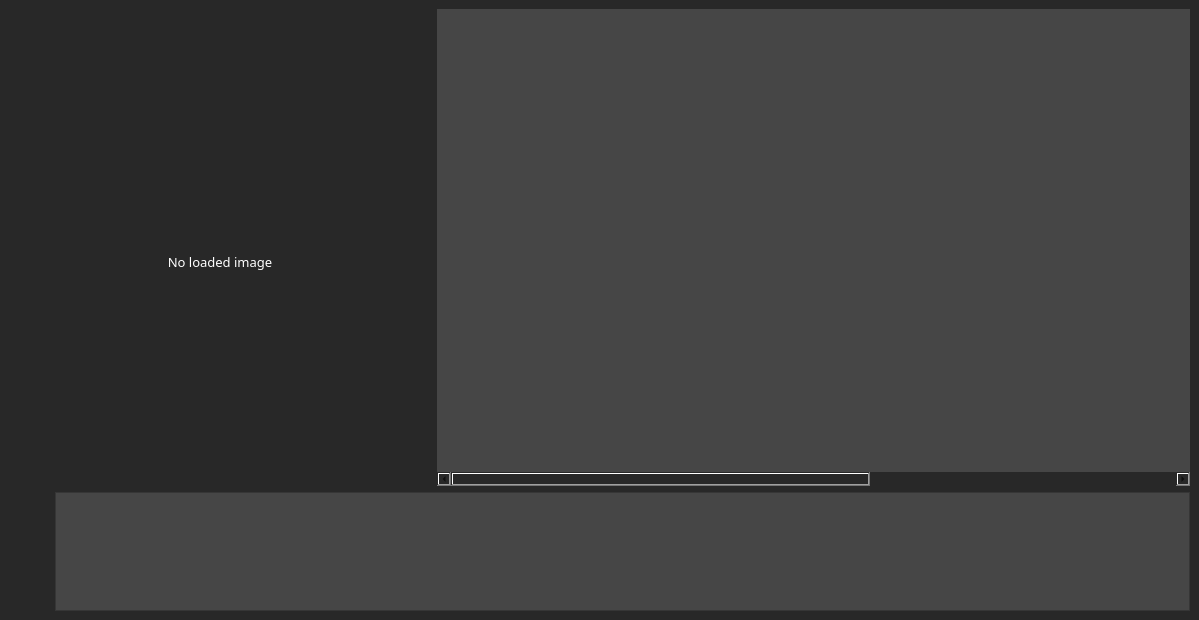
<?xml version="1.0" encoding="UTF-8"?>
<ui version="4.0">
 <class>GuiExifViewer</class>
 <widget class="QMainWindow" name="GuiExifViewer">
  <property name="geometry">
   <rect>
    <x>0</x>
    <y>0</y>
    <width>1199</width>
    <height>620</height>
   </rect>
  </property>
  <property name="windowTitle">
   <string>MainWindow</string>
  </property>
  <property name="styleSheet">
   <string notr="true">background-color: rgb(40, 40, 40);</string>
  </property>
  <widget class="QWidget" name="centralwidget">
   <property name="enabled">
    <bool>true</bool>
   </property>
   <layout class="QGridLayout" name="gridLayout">
    <item row="0" column="0">
     <layout class="QGridLayout" name="externalGrid_layout" rowstretch="0,4,1" columnstretch="0,0,0,0,0,0,0,0,1,2">
      <item row="2" column="7">
       <layout class="QVBoxLayout" name="verticalLayout_2">
        <property name="spacing">
         <number>0</number>
        </property>
        <item alignment="Qt::AlignHCenter">
         <widget class="QPushButton" name="button_addImages">
          <property name="sizePolicy">
           <sizepolicy hsizetype="Fixed" vsizetype="Fixed">
            <horstretch>0</horstretch>
            <verstretch>0</verstretch>
           </sizepolicy>
          </property>
          <property name="font">
           <font>
            <family>Dubai Light</family>
            <pointsize>10</pointsize>
           </font>
          </property>
          <property name="contextMenuPolicy">
           <enum>Qt::ActionsContextMenu</enum>
          </property>
          <property name="styleSheet">
           <string notr="true"/>
          </property>
          <property name="text">
           <string/>
          </property>
          <property name="icon">
           <iconset>
            <normaloff>icons/upload.png</normaloff>icons/upload.png</iconset>
          </property>
          <property name="iconSize">
           <size>
            <width>30</width>
            <height>30</height>
           </size>
          </property>
          <property name="flat">
           <bool>true</bool>
          </property>
         </widget>
        </item>
        <item alignment="Qt::AlignHCenter">
         <widget class="QPushButton" name="button_deleteSelectedImages">
          <property name="sizePolicy">
           <sizepolicy hsizetype="Fixed" vsizetype="Fixed">
            <horstretch>0</horstretch>
            <verstretch>0</verstretch>
           </sizepolicy>
          </property>
          <property name="font">
           <font>
            <family>Dubai Light</family>
            <pointsize>10</pointsize>
           </font>
          </property>
          <property name="styleSheet">
           <string notr="true"/>
          </property>
          <property name="text">
           <string/>
          </property>
          <property name="icon">
           <iconset>
            <normaloff>icons/delete.png</normaloff>icons/delete.png</iconset>
          </property>
          <property name="iconSize">
           <size>
            <width>30</width>
            <height>30</height>
           </size>
          </property>
          <property name="flat">
           <bool>true</bool>
          </property>
         </widget>
        </item>
        <item>
         <widget class="QPushButton" name="button_deleteAllImages">
          <property name="sizePolicy">
           <sizepolicy hsizetype="Expanding" vsizetype="Fixed">
            <horstretch>0</horstretch>
            <verstretch>0</verstretch>
           </sizepolicy>
          </property>
          <property name="text">
           <string/>
          </property>
          <property name="icon">
           <iconset>
            <normaloff>icons/deleteall2.png</normaloff>icons/deleteall2.png</iconset>
          </property>
          <property name="iconSize">
           <size>
            <width>40</width>
            <height>35</height>
           </size>
          </property>
          <property name="flat">
           <bool>true</bool>
          </property>
         </widget>
        </item>
       </layout>
      </item>
      <item row="1" column="9">
       <layout class="QHBoxLayout" name="DataExifTab_Layout">
        <item>
         <widget class="QTableWidget" name="ExifDataTab">
          <property name="enabled">
           <bool>true</bool>
          </property>
          <property name="minimumSize">
           <size>
            <width>400</width>
            <height>0</height>
           </size>
          </property>
          <property name="maximumSize">
           <size>
            <width>16777215</width>
            <height>16777215</height>
           </size>
          </property>
          <property name="font">
           <font>
            <family>Dubai Light</family>
            <pointsize>10</pointsize>
            <weight>3</weight>
            <italic>false</italic>
            <bold>false</bold>
           </font>
          </property>
          <property name="contextMenuPolicy">
           <enum>Qt::NoContextMenu</enum>
          </property>
          <property name="layoutDirection">
           <enum>Qt::LeftToRight</enum>
          </property>
          <property name="autoFillBackground">
           <bool>false</bool>
          </property>
          <property name="styleSheet">
           <string notr="true">background-color: rgb(70, 70, 70);
font: 25 10pt &quot;Dubai Light&quot;;
color: rgb(255,255,255)</string>
          </property>
          <property name="frameShape">
           <enum>QFrame::NoFrame</enum>
          </property>
          <property name="frameShadow">
           <enum>QFrame::Plain</enum>
          </property>
          <property name="lineWidth">
           <number>6</number>
          </property>
          <property name="midLineWidth">
           <number>0</number>
          </property>
          <property name="horizontalScrollBarPolicy">
           <enum>Qt::ScrollBarAsNeeded</enum>
          </property>
          <property name="sizeAdjustPolicy">
           <enum>QAbstractScrollArea::AdjustToContentsOnFirstShow</enum>
          </property>
          <property name="autoScroll">
           <bool>true</bool>
          </property>
          <property name="autoScrollMargin">
           <number>5</number>
          </property>
          <property name="editTriggers">
           <set>QAbstractItemView::NoEditTriggers</set>
          </property>
          <property name="tabKeyNavigation">
           <bool>false</bool>
          </property>
          <property name="showDropIndicator" stdset="0">
           <bool>false</bool>
          </property>
          <property name="dragDropOverwriteMode">
           <bool>false</bool>
          </property>
          <property name="alternatingRowColors">
           <bool>false</bool>
          </property>
          <property name="selectionMode">
           <enum>QAbstractItemView::ExtendedSelection</enum>
          </property>
          <property name="selectionBehavior">
           <enum>QAbstractItemView::SelectRows</enum>
          </property>
          <property name="textElideMode">
           <enum>Qt::ElideRight</enum>
          </property>
          <property name="horizontalScrollMode">
           <enum>QAbstractItemView::ScrollPerPixel</enum>
          </property>
          <property name="showGrid">
           <bool>true</bool>
          </property>
          <property name="gridStyle">
           <enum>Qt::SolidLine</enum>
          </property>
          <property name="wordWrap">
           <bool>true</bool>
          </property>
          <property name="cornerButtonEnabled">
           <bool>false</bool>
          </property>
          <property name="rowCount">
           <number>0</number>
          </property>
          <property name="columnCount">
           <number>2</number>
          </property>
          <attribute name="horizontalHeaderVisible">
           <bool>false</bool>
          </attribute>
          <attribute name="horizontalHeaderMinimumSectionSize">
           <number>200</number>
          </attribute>
          <attribute name="horizontalHeaderDefaultSectionSize">
           <number>650</number>
          </attribute>
          <attribute name="horizontalHeaderHighlightSections">
           <bool>false</bool>
          </attribute>
          <attribute name="verticalHeaderVisible">
           <bool>false</bool>
          </attribute>
          <attribute name="verticalHeaderCascadingSectionResizes">
           <bool>false</bool>
          </attribute>
          <attribute name="verticalHeaderMinimumSectionSize">
           <number>15</number>
          </attribute>
          <attribute name="verticalHeaderDefaultSectionSize">
           <number>30</number>
          </attribute>
          <column/>
          <column/>
         </widget>
        </item>
       </layout>
      </item>
      <item row="1" column="7" colspan="2">
       <layout class="QVBoxLayout" name="ViewerImage_Layout">
        <property name="spacing">
         <number>7</number>
        </property>
        <property name="sizeConstraint">
         <enum>QLayout::SetMinAndMaxSize</enum>
        </property>
        <item>
         <layout class="QHBoxLayout" name="BeforeAfterLayout">
          <property name="sizeConstraint">
           <enum>QLayout::SetNoConstraint</enum>
          </property>
          <item>
           <widget class="QPushButton" name="button_maps">
            <property name="mouseTracking">
             <bool>true</bool>
            </property>
            <property name="contextMenuPolicy">
             <enum>Qt::CustomContextMenu</enum>
            </property>
            <property name="text">
             <string/>
            </property>
            <property name="icon">
             <iconset>
              <normaloff>icons/google-maps.png</normaloff>icons/google-maps.png</iconset>
            </property>
            <property name="iconSize">
             <size>
              <width>40</width>
              <height>40</height>
             </size>
            </property>
            <property name="flat">
             <bool>true</bool>
            </property>
           </widget>
          </item>
          <item>
           <spacer name="horizontalSpacer">
            <property name="orientation">
             <enum>Qt::Horizontal</enum>
            </property>
            <property name="sizeHint" stdset="0">
             <size>
              <width>50</width>
              <height>20</height>
             </size>
            </property>
           </spacer>
          </item>
          <item alignment="Qt::AlignHCenter">
           <widget class="QPushButton" name="button_previous">
            <property name="sizePolicy">
             <sizepolicy hsizetype="Minimum" vsizetype="Fixed">
              <horstretch>0</horstretch>
              <verstretch>0</verstretch>
             </sizepolicy>
            </property>
            <property name="palette">
             <palette>
              <active>
               <colorrole role="Button">
                <brush brushstyle="SolidPattern">
                 <color alpha="255">
                  <red>40</red>
                  <green>40</green>
                  <blue>40</blue>
                 </color>
                </brush>
               </colorrole>
               <colorrole role="Light">
                <brush brushstyle="SolidPattern">
                 <color alpha="255">
                  <red>238</red>
                  <green>238</green>
                  <blue>236</blue>
                 </color>
                </brush>
               </colorrole>
               <colorrole role="Base">
                <brush brushstyle="SolidPattern">
                 <color alpha="255">
                  <red>40</red>
                  <green>40</green>
                  <blue>40</blue>
                 </color>
                </brush>
               </colorrole>
               <colorrole role="Window">
                <brush brushstyle="SolidPattern">
                 <color alpha="255">
                  <red>40</red>
                  <green>40</green>
                  <blue>40</blue>
                 </color>
                </brush>
               </colorrole>
              </active>
              <inactive>
               <colorrole role="Button">
                <brush brushstyle="SolidPattern">
                 <color alpha="255">
                  <red>40</red>
                  <green>40</green>
                  <blue>40</blue>
                 </color>
                </brush>
               </colorrole>
               <colorrole role="Light">
                <brush brushstyle="SolidPattern">
                 <color alpha="255">
                  <red>238</red>
                  <green>238</green>
                  <blue>236</blue>
                 </color>
                </brush>
               </colorrole>
               <colorrole role="Base">
                <brush brushstyle="SolidPattern">
                 <color alpha="255">
                  <red>40</red>
                  <green>40</green>
                  <blue>40</blue>
                 </color>
                </brush>
               </colorrole>
               <colorrole role="Window">
                <brush brushstyle="SolidPattern">
                 <color alpha="255">
                  <red>40</red>
                  <green>40</green>
                  <blue>40</blue>
                 </color>
                </brush>
               </colorrole>
              </inactive>
              <disabled>
               <colorrole role="Button">
                <brush brushstyle="SolidPattern">
                 <color alpha="255">
                  <red>40</red>
                  <green>40</green>
                  <blue>40</blue>
                 </color>
                </brush>
               </colorrole>
               <colorrole role="Light">
                <brush brushstyle="SolidPattern">
                 <color alpha="255">
                  <red>238</red>
                  <green>238</green>
                  <blue>236</blue>
                 </color>
                </brush>
               </colorrole>
               <colorrole role="Base">
                <brush brushstyle="SolidPattern">
                 <color alpha="255">
                  <red>40</red>
                  <green>40</green>
                  <blue>40</blue>
                 </color>
                </brush>
               </colorrole>
               <colorrole role="Window">
                <brush brushstyle="SolidPattern">
                 <color alpha="255">
                  <red>40</red>
                  <green>40</green>
                  <blue>40</blue>
                 </color>
                </brush>
               </colorrole>
              </disabled>
             </palette>
            </property>
            <property name="mouseTracking">
             <bool>true</bool>
            </property>
            <property name="contextMenuPolicy">
             <enum>Qt::CustomContextMenu</enum>
            </property>
            <property name="text">
             <string/>
            </property>
            <property name="icon">
             <iconset>
              <normaloff>icons/left-arrow.png</normaloff>icons/left-arrow.png</iconset>
            </property>
            <property name="iconSize">
             <size>
              <width>40</width>
              <height>40</height>
             </size>
            </property>
            <property name="checkable">
             <bool>false</bool>
            </property>
            <property name="autoExclusive">
             <bool>false</bool>
            </property>
            <property name="autoDefault">
             <bool>false</bool>
            </property>
            <property name="default">
             <bool>false</bool>
            </property>
            <property name="flat">
             <bool>true</bool>
            </property>
           </widget>
          </item>
          <item>
           <widget class="QPushButton" name="button_rotateLeft">
            <property name="sizePolicy">
             <sizepolicy hsizetype="Fixed" vsizetype="Fixed">
              <horstretch>0</horstretch>
              <verstretch>0</verstretch>
             </sizepolicy>
            </property>
            <property name="whatsThis">
             <string>Rotate Left</string>
            </property>
            <property name="text">
             <string/>
            </property>
            <property name="icon">
             <iconset>
              <normaloff>icons/LeftRotate.png</normaloff>icons/LeftRotate.png</iconset>
            </property>
            <property name="iconSize">
             <size>
              <width>40</width>
              <height>40</height>
             </size>
            </property>
            <property name="flat">
             <bool>true</bool>
            </property>
           </widget>
          </item>
          <item alignment="Qt::AlignHCenter">
           <widget class="QPushButton" name="button_rotateRight">
            <property name="sizePolicy">
             <sizepolicy hsizetype="Fixed" vsizetype="Fixed">
              <horstretch>0</horstretch>
              <verstretch>0</verstretch>
             </sizepolicy>
            </property>
            <property name="whatsThis">
             <string>Rotate Rigth</string>
            </property>
            <property name="text">
             <string/>
            </property>
            <property name="icon">
             <iconset>
              <normaloff>icons/RightRotate.png</normaloff>icons/RightRotate.png</iconset>
            </property>
            <property name="iconSize">
             <size>
              <width>40</width>
              <height>40</height>
             </size>
            </property>
            <property name="flat">
             <bool>true</bool>
            </property>
           </widget>
          </item>
          <item alignment="Qt::AlignHCenter">
           <widget class="QPushButton" name="button_next">
            <property name="sizePolicy">
             <sizepolicy hsizetype="Minimum" vsizetype="Fixed">
              <horstretch>0</horstretch>
              <verstretch>0</verstretch>
             </sizepolicy>
            </property>
            <property name="cursor">
             <cursorShape>ArrowCursor</cursorShape>
            </property>
            <property name="text">
             <string/>
            </property>
            <property name="icon">
             <iconset>
              <normaloff>icons/right-arrow.png</normaloff>icons/right-arrow.png</iconset>
            </property>
            <property name="iconSize">
             <size>
              <width>40</width>
              <height>40</height>
             </size>
            </property>
            <property name="flat">
             <bool>true</bool>
            </property>
           </widget>
          </item>
          <item>
           <spacer name="horizontalSpacer_2">
            <property name="orientation">
             <enum>Qt::Horizontal</enum>
            </property>
            <property name="sizeHint" stdset="0">
             <size>
              <width>110</width>
              <height>20</height>
             </size>
            </property>
           </spacer>
          </item>
         </layout>
        </item>
        <item>
         <widget class="QWidget" name="widgetImg" native="true">
          <property name="sizePolicy">
           <sizepolicy hsizetype="Expanding" vsizetype="Expanding">
            <horstretch>0</horstretch>
            <verstretch>0</verstretch>
           </sizepolicy>
          </property>
          <property name="minimumSize">
           <size>
            <width>1</width>
            <height>1</height>
           </size>
          </property>
          <property name="maximumSize">
           <size>
            <width>800</width>
            <height>800</height>
           </size>
          </property>
          <property name="font">
           <font>
            <weight>50</weight>
            <bold>false</bold>
           </font>
          </property>
          <property name="styleSheet">
           <string notr="true"/>
          </property>
          <layout class="QGridLayout" name="gridLayout_3">
           <property name="sizeConstraint">
            <enum>QLayout::SetNoConstraint</enum>
           </property>
           <item row="0" column="0">
            <widget class="ImageView" name="image">
             <property name="sizePolicy">
              <sizepolicy hsizetype="Expanding" vsizetype="Expanding">
               <horstretch>0</horstretch>
               <verstretch>0</verstretch>
              </sizepolicy>
             </property>
             <property name="maximumSize">
              <size>
               <width>800</width>
               <height>800</height>
              </size>
             </property>
             <property name="font">
              <font>
               <family>Dubai Light</family>
               <pointsize>10</pointsize>
               <weight>50</weight>
               <italic>false</italic>
               <bold>false</bold>
               <underline>false</underline>
               <strikeout>false</strikeout>
               <kerning>true</kerning>
              </font>
             </property>
             <property name="acceptDrops">
              <bool>true</bool>
             </property>
             <property name="autoFillBackground">
              <bool>false</bool>
             </property>
             <property name="styleSheet">
              <string notr="true">color:white;</string>
             </property>
             <property name="text">
              <string notr="true">No loaded image</string>
             </property>
             <property name="alignment">
              <set>Qt::AlignCenter</set>
             </property>
             <property name="wordWrap">
              <bool>true</bool>
             </property>
            </widget>
           </item>
          </layout>
         </widget>
        </item>
       </layout>
      </item>
      <item row="2" column="8" colspan="2">
       <layout class="QHBoxLayout" name="ListImage_Layout">
        <item>
         <layout class="QVBoxLayout" name="verticalLayout">
          <item>
           <widget class="QListWidget" name="listWidget">
            <property name="sizePolicy">
             <sizepolicy hsizetype="Preferred" vsizetype="Expanding">
              <horstretch>0</horstretch>
              <verstretch>0</verstretch>
             </sizepolicy>
            </property>
            <property name="acceptDrops">
             <bool>true</bool>
            </property>
            <property name="layoutDirection">
             <enum>Qt::LeftToRight</enum>
            </property>
            <property name="styleSheet">
             <string notr="true">background-color: rgb(70, 70, 70);</string>
            </property>
            <property name="horizontalScrollBarPolicy">
             <enum>Qt::ScrollBarAsNeeded</enum>
            </property>
            <property name="sizeAdjustPolicy">
             <enum>QAbstractScrollArea::AdjustToContents</enum>
            </property>
            <property name="editTriggers">
             <set>QAbstractItemView::NoEditTriggers</set>
            </property>
            <property name="dragEnabled">
             <bool>true</bool>
            </property>
            <property name="dragDropMode">
             <enum>QAbstractItemView::DragDrop</enum>
            </property>
            <property name="defaultDropAction">
             <enum>Qt::IgnoreAction</enum>
            </property>
            <property name="selectionMode">
             <enum>QAbstractItemView::MultiSelection</enum>
            </property>
            <property name="iconSize">
             <size>
              <width>150</width>
              <height>150</height>
             </size>
            </property>
            <property name="verticalScrollMode">
             <enum>QAbstractItemView::ScrollPerItem</enum>
            </property>
            <property name="horizontalScrollMode">
             <enum>QAbstractItemView::ScrollPerItem</enum>
            </property>
            <property name="movement">
             <enum>QListView::Free</enum>
            </property>
            <property name="flow">
             <enum>QListView::LeftToRight</enum>
            </property>
            <property name="isWrapping" stdset="0">
             <bool>true</bool>
            </property>
            <property name="resizeMode">
             <enum>QListView::Adjust</enum>
            </property>
            <property name="layoutMode">
             <enum>QListView::Batched</enum>
            </property>
            <property name="spacing">
             <number>0</number>
            </property>
            <property name="gridSize">
             <size>
              <width>155</width>
              <height>95</height>
             </size>
            </property>
            <property name="viewMode">
             <enum>QListView::IconMode</enum>
            </property>
            <property name="modelColumn">
             <number>0</number>
            </property>
            <property name="uniformItemSizes">
             <bool>false</bool>
            </property>
            <property name="currentRow">
             <number>-1</number>
            </property>
            <property name="sortingEnabled">
             <bool>false</bool>
            </property>
           </widget>
          </item>
         </layout>
        </item>
       </layout>
      </item>
     </layout>
    </item>
   </layout>
  </widget>
 </widget>
 <customwidgets>
  <customwidget>
   <class>ImageView</class>
   <extends>QLabel</extends>
   <header location="global">imageView.h</header>
  </customwidget>
 </customwidgets>
 <resources/>
 <connections/>
</ui>
